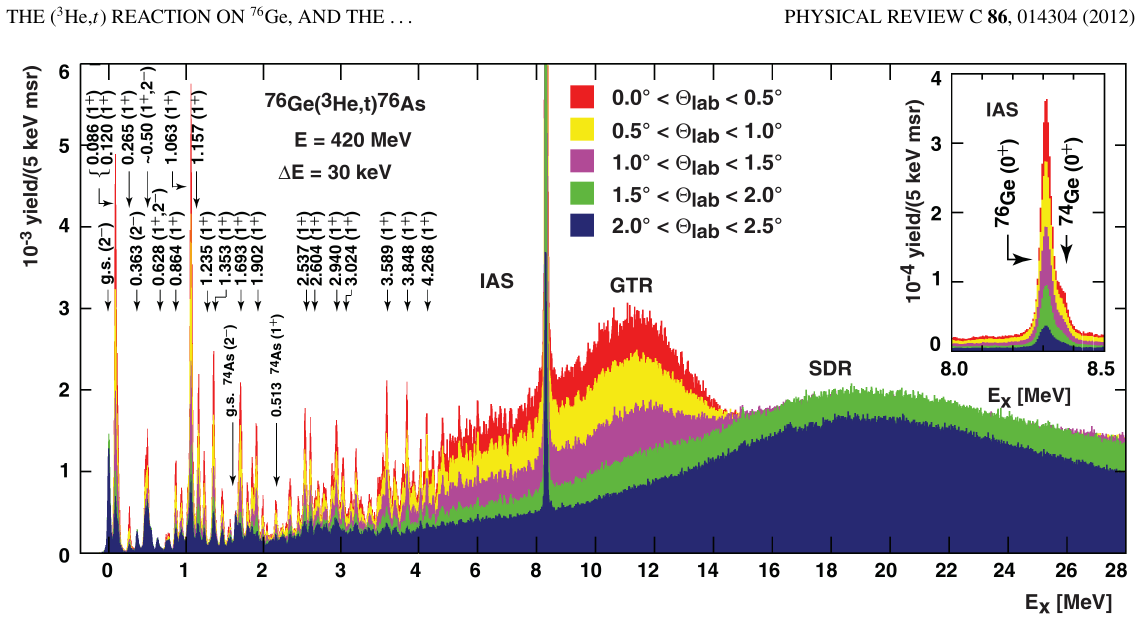
%> input picture double_beta_decay/Almaz's work/B(GT) peaks processing/spectre.png, 3430 x 1879 px (shown at 1/3 size)
$ octave Untitled.m   (GNU Octave 9; MATLAB toolbox functions it lacks are replaced by stand-ins)
%> lines starting %> are read from the running program, lines starting %| are printed output that depends on the picture
rgb_24bit = imread('spectre.png');
check_area = rgb_24bit(224:1052,2857:3313,:);
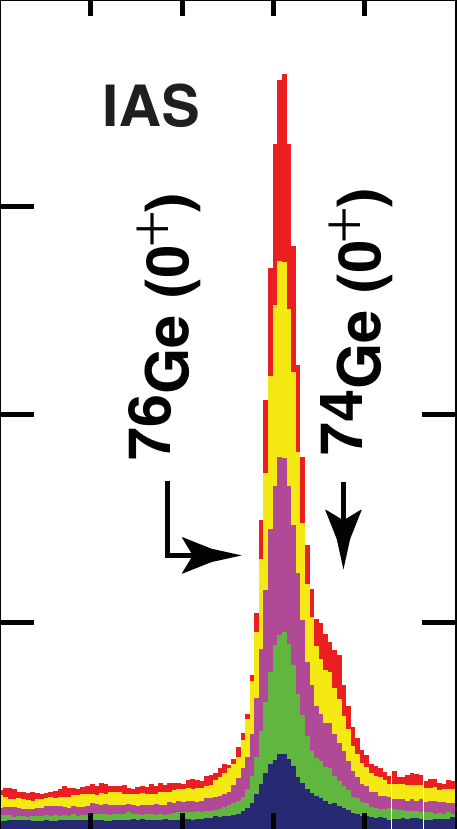
%> check_area: size 829x457x3 uint8; mean R, G, B 231.7, 224.4, 217.5
check_sq_pix = 5.2791*10^(-5);
main_sq_pix = 3.7624*10^(-5);
%defining main colors
red = check_area(200,287,:);
%> red = [235 31 33]
yellow = check_area(409,286,:);
%> yellow = [245 233 20]
violet = check_area(579,285,:);
%> violet = [177 74 150]
green = check_area(718,287,:);
%> green = [96 182 63]
blue = check_area(786,279,:);
%> blue = [39 41 114]
wht = rgb_24bit(1431,414,:);
%> wht = [255 255 255]
rp = 0;
gp = 0;
yp = 0;
vp = 0;
bp = 0;
lrp = 0;
lgp = 0;
lyp = 0;
lvp = 0;
lbp = 0;
f = 0;
fr = 0;
fy = 0;
fv = 0;
fg = 0;
fb = 0;
l_string = 1655;
%> (the run ends here)
